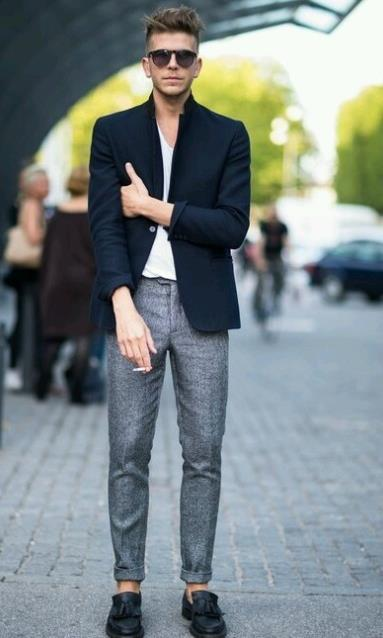
//> input picture input.jpg, 383 x 638 px, given in place of the camera
$ ./main   (built with g++ and OpenCV 4)
//> lines starting //> are read from the running program, lines starting //| are printed output that depends on the picture
### eye_detection_code/algorithms.h
#ifndef ALGORITHMS_H
#define ALGORITHMS_H

#include <iostream>
#include <vector>

#include "opencv2/core/core.hpp"
#include "opencv2/highgui/highgui.hpp"
#include "opencv/cv.h"
#include "opencv2/objdetect/objdetect.hpp"
#include "opencv2/imgproc/imgproc.hpp"
#include <opencv2\opencv.hpp>

using namespace std;
using namespace cv;

extern CvHaarClassifierCascade *face_cascade;
extern CvHaarClassifierCascade *left_eye_cascade;
extern CvHaarClassifierCascade *right_eye_cascade;

enum OBJECT {
	FACE,
	LEFT_EYE,
	RIGHT_EYE
};

struct edge {
	int index;
	int square;

	edge(int i, int s) : index(i), square(s) { }

	bool operator<(const edge &str) const {
		return (square > str.square);
	}
};

void DrawRect(CvRect rect, int r, int g, int b, IplImage *&frame);

void DrawRhombus(int* params, int r, int g, int b, int height, int width, IplImage* &frame);

void InitCascades();

CvRect Find(OBJECT obj, IplImage *frame, bool &status, CvRect *area = 0, float resize_koeff = 1);

CvRect ClarifyArea(OBJECT obj, CvRect *area);

void ExpandArea(CvRect &area, float koeff);

bool EyesCorrect(CvRect left_eye, CvRect right_eye, IplImage *frame);

float DistanceToMonitor(CvRect left_eye, CvRect right_eye, int centers_coeff, IplImage *frame);

int CalcEdgeSquare(int **mass, int i, int j, int z);

int *GetEyeDist(IplImage *frame);

CvPoint GetEyesCenter(CvRect left_eye, CvRect right_eye);

float GetDistanceBetweenEyes(CvRect left_eye, CvRect right_eye);

CvRect BuildFace(float cur_face_up_koeff, float cur_face_down_koeff, float cur_face_side_koeff, CvRect left_eye,
	CvRect right_eye);

#endif

### eye_detection_code/algorithms.cpp
#include "algorithms.h"

CvHaarClassifierCascade *face_cascade;
CvHaarClassifierCascade *left_eye_cascade;
CvHaarClassifierCascade *right_eye_cascade;

// Change haarcascade`s file paths to absolute paths on YOUR machine
void InitCascades() {
	string path;
	path = "C:/opencv/sources/data/haarcascades/new/haarcascade_frontalface_alt_tree.xml";
	face_cascade = (CvHaarClassifierCascade *)cvLoad(path.c_str(), 0, 0, 0);
	path = "C:/opencv/sources/data/haarcascades/new/haarcascade_mcs_lefteye.xml";
	left_eye_cascade = (CvHaarClassifierCascade *)cvLoad(path.c_str(), 0, 0, 0);
	path = "C:/opencv/sources/data/haarcascades/new/haarcascade_mcs_righteye.xml";
	right_eye_cascade = (CvHaarClassifierCascade *)cvLoad(path.c_str(), 0, 0, 0);
}

// [7 lines left out: function GetEyesCenter, not called in this run]

float GetDistanceBetweenEyes(CvRect left_eye, CvRect right_eye) {
	return (left_eye.x + left_eye.width / 2.) - (right_eye.x + right_eye.width / 2.);
}

// [336 lines left out: functions Find, ClarifyArea, ExpandArea, EyesCorrect, BuildFace, DrawRect and 3 more, not called in this run]

### eye_detection_code/main.cpp
#include <iostream>
#include "algorithms.h"

using namespace std;
using namespace cv;

struct eye_params {
	int length;
	int up_border;
	int down_border;
};

int beforeStart = 0;
int NotDetectTime = 0;
bool gameStart = false;
int beforeDetect1 = 0;
int beforeDetect2 = 0;
bool readyForDetect = false;
bool gameExit = false;
Mat grayframe1, grayframe2;
CascadeClassifier eyes_cascade;
vector<Rect> eyes1, eyes2;

bool face_is_found = false;
bool face_refreshed = false;
bool left_eye_is_found = false;
bool right_eye_is_found = false;
bool eyes_are_closed = false;

int false_eyes_count = 0;
int find_eyes_refresh_count = 0;
int max_false_eyes = 5;
int find_eyes_refresh_iterations = 3;

float cur_face_up_koeff = 0;
float cur_face_down_koeff = 0;
float cur_face_side_koeff = 0;
float expand_koeff = 2;

eye_params left_eye_params;
eye_params right_eye_params;

CvRect face;
CvRect left_eye_area;
CvRect right_eye_area;
CvRect left_eye;
CvRect right_eye;


IplImage *grey_frame;

void SaveCurFaceKoeffs() {
	CvPoint center = GetEyesCenter(left_eye, right_eye);

	float centers_dist = GetDistanceBetweenEyes(left_eye, right_eye);

	cur_face_up_koeff = abs(center.y - face.y) / centers_dist;
	cur_face_down_koeff = abs(face.y + face.height - center.y) / centers_dist;
	cur_face_side_koeff = abs(center.x - face.x) / centers_dist;
}


int main()
{
	VideoCapture capture(0);
	Mat frame, frameCopy, image;

	eyes_cascade.load("C:/opencv/sources/data/haarcascades/haarcascade_eye_tree_eyeglasses.xml");


	if (!capture.isOpened()) {
		cerr << "Could not open camera" << endl;
		return 0;
	}

	namedWindow("result", 1);

	InitCascades();

	if (1) {
		cout << "인식중..." << endl;
		while (!gameExit) {
			capture >> frame;
//> frame is the input picture: 638 rows x 383 cols, CV_8UC3; mean B, G, R 133.3, 132.4, 122.5

			rectangle(frame, Point2d(frame.cols * 3 / 15, frame.rows * 2 / 5 - frame.cols / 9), Point2d(frame.cols * 7 / 15, frame.rows * 2 / 5 + frame.cols / 9), cv::Scalar(255, 255, 255));
			rectangle(frame, Point2d(frame.cols * 8 / 15, frame.rows * 2 / 5 - frame.cols / 9), Point2d(frame.cols * 12 / 15, frame.rows * 2 / 5 + frame.cols / 9), cv::Scalar(255, 255, 255));
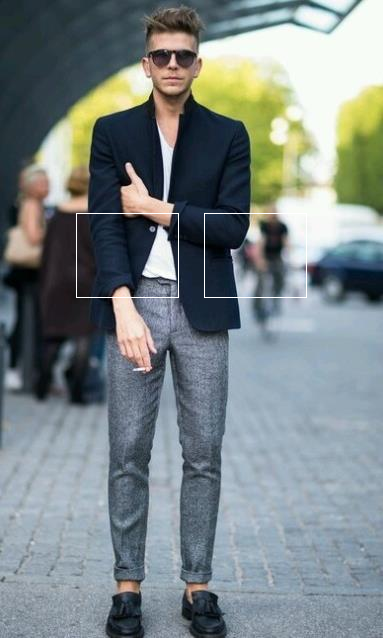
//> frame: 638 rows x 383 cols, CV_8UC3; mean B, G, R 133.8, 132.9, 123


			if (readyForDetect == false) {
				Mat L_eye(frame, Rect(Point2d(frame.cols * 3 / 15, frame.rows * 2 / 5 - frame.cols / 9), Point2d(frame.cols * 7 / 15, frame.rows * 2 / 5 + frame.cols / 9)));
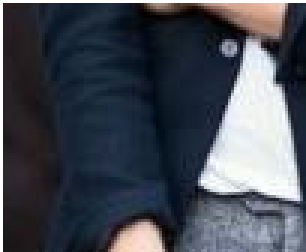
//> L_eye: 84 rows x 102 cols, CV_8UC3 (shown 3 times larger); mean B, G, R 85.6, 75.8, 70.8
				Mat R_eye(frame, Rect(Point2d(frame.cols * 8 / 15, frame.rows * 2 / 5 - frame.cols / 9), Point2d(frame.cols * 12 / 15, frame.rows * 2 / 5 + frame.cols / 9)));
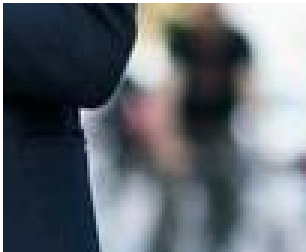
//> R_eye: 84 rows x 102 cols, CV_8UC3 (shown 3 times larger); mean B, G, R 113.2, 106.1, 99.6

				cvtColor(L_eye, grayframe1, CV_BGR2GRAY);
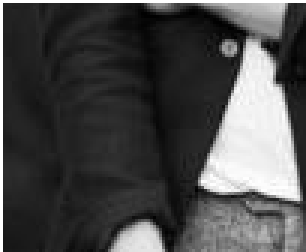
//> grayframe1: 84 rows x 102 cols, CV_8UC1 (shown 3 times larger); min 0, max 255, mean 75.4
				equalizeHist(grayframe1, grayframe1);
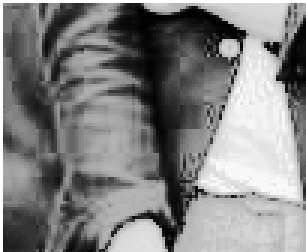
//> grayframe1: 84 rows x 102 cols, CV_8UC1 (shown 3 times larger); min 0, max 255, mean 129.8

				cvtColor(R_eye, grayframe2, CV_BGR2GRAY);
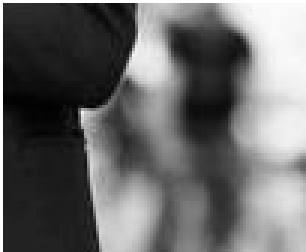
//> grayframe2: 84 rows x 102 cols, CV_8UC1 (shown 3 times larger); min 1, max 255, mean 105
				equalizeHist(grayframe2, grayframe2);
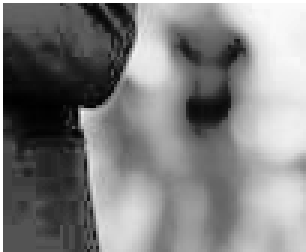
//> grayframe2: 84 rows x 102 cols, CV_8UC1 (shown 3 times larger); min 0, max 255, mean 128.5

				eyes_cascade.detectMultiScale(grayframe1, eyes1, 1.1, 2, 0 | CV_HAAR_SCALE_IMAGE, Size(30, 30));
//> eyes1 = empty
				eyes_cascade.detectMultiScale(grayframe2, eyes2, 1.1, 2, 0 | CV_HAAR_SCALE_IMAGE, Size(30, 30));
//> eyes2 = empty

				if (eyes1.size() > 0 && eyes2.size() > 0) {
					rectangle(L_eye, Rect(Point(eyes1[0].x, eyes1[0].y), Point(eyes1[0].x + eyes1[0].width, eyes1[0].y + eyes1[0].height)), Scalar(0, 0, 255));
					rectangle(R_eye, Rect(Point(eyes2[0].x, eyes2[0].y), Point(eyes2[0].x + eyes2[0].width, eyes2[0].y + eyes2[0].height)), Scalar(0, 0, 255));
					beforeDetect2 = 0;
					beforeDetect1+=10;
				}
				else {
					beforeDetect1--;
					beforeDetect2--;
				}

				if (beforeDetect1 >= 100) {
					cout << "눈 인식을 시작합니다" << endl;
					readyForDetect = true;
				}
				else if(beforeDetect2 < -30){
					cout << "눈을 잘 가져다 대주세요. 환한데로 가주세요." << endl;
					beforeDetect2 = 0;
				}
			}


			//CvRect Left_eye_rect(frame.cols * 5 / 15, frame.rows * 2 / 5 - frame.cols / 13, frame.cols * 2 / 15, frame.cols * 2 / 11);
			//CvRect Right_eye_rect(frame.cols * 8 / 15, frame.rows * 2 / 5 - frame.cols / 13, frame.cols * 2 / 15, frame.cols * 2 / 11);

			IplImage *iplImg = &IplImage(frame);

			if (!frame.empty()) {

				if (iplImg->origin == IPL_ORIGIN_TL)
					frame.copyTo(frameCopy);
				else
					flip(frame, frameCopy, 0);


				if (false_eyes_count <= 0 && readyForDetect == true) {
					face_is_found = false;
					face = Find(FACE, iplImg, face_is_found, 0, 0.5);

					face_refreshed = true;
				}

				if (face_is_found) {
					if (find_eyes_refresh_count == 0) {
						CvRect temp;

						left_eye_area = left_eye;
						if (false_eyes_count <= 0) {
							left_eye_area = ClarifyArea(LEFT_EYE, &face);
						}
						else {
							ExpandArea(left_eye_area, expand_koeff);
						}
						temp = Find(LEFT_EYE, iplImg, left_eye_is_found, &left_eye_area);
						if (left_eye_is_found) {
							left_eye = temp;
						}

						right_eye_area = right_eye;
						if (false_eyes_count <= 0)
							right_eye_area = ClarifyArea(RIGHT_EYE, &face);
						else
							ExpandArea(right_eye_area, expand_koeff);
						temp = Find(RIGHT_EYE, iplImg, right_eye_is_found, &right_eye_area);
						if (right_eye_is_found)
							right_eye = temp;
					}

					find_eyes_refresh_count++;

					if ((left_eye_is_found && right_eye_is_found) && (!EyesCorrect(left_eye, right_eye, iplImg))) {
						left_eye_is_found = false;
						right_eye_is_found = false;
						false_eyes_count = 1;
					}

					if (left_eye_is_found && right_eye_is_found)
						false_eyes_count = max_false_eyes;
					else
						false_eyes_count--;
				}

//> (the run ends here: the program stops with an error, at `grey_frame = cvCreateImage(cvSize(iplImg->width, iplImg->height), iplI..`)
